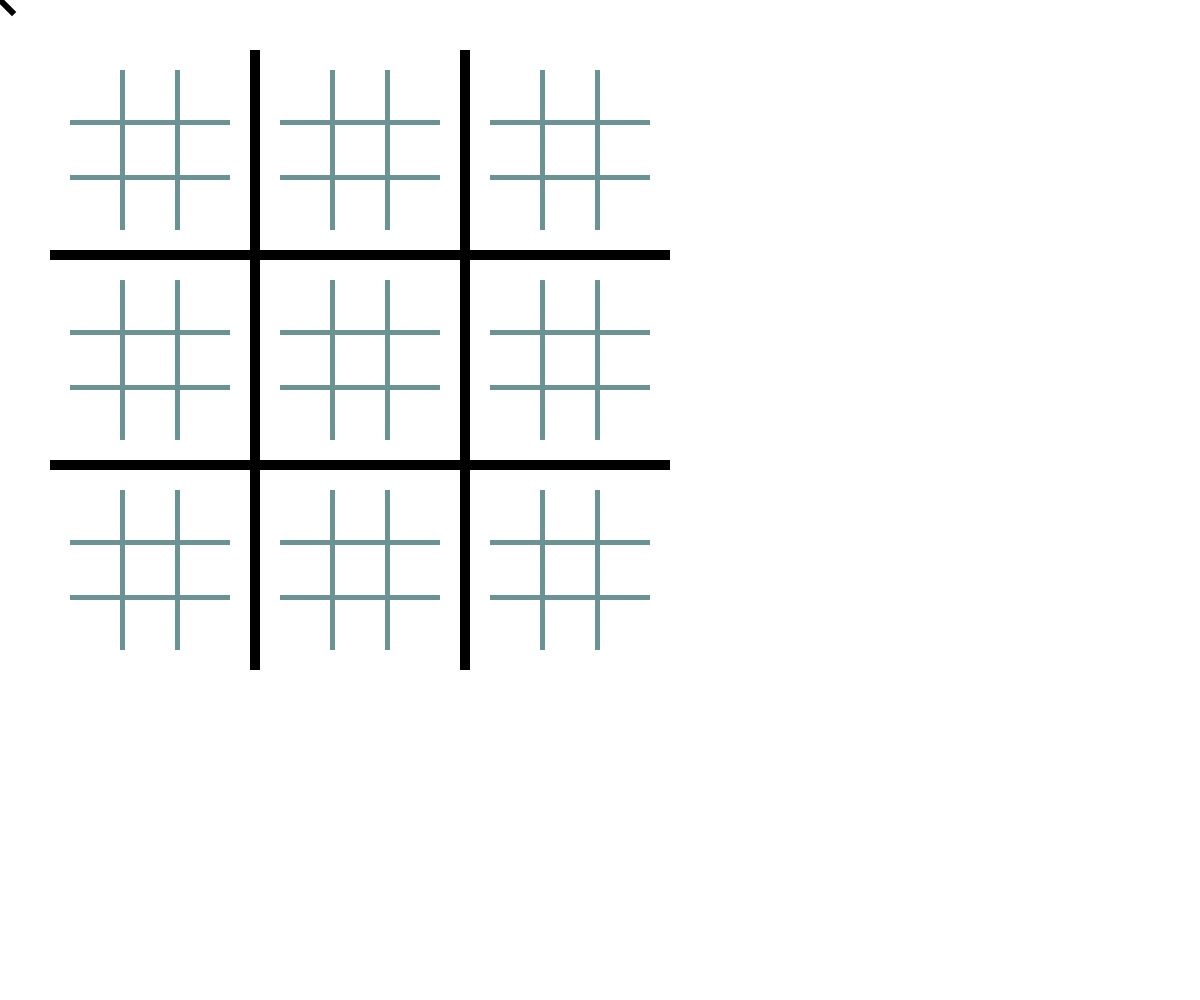
Frame 1 (no input)
Frame 60 (no input): identical to frame 1, image omitted
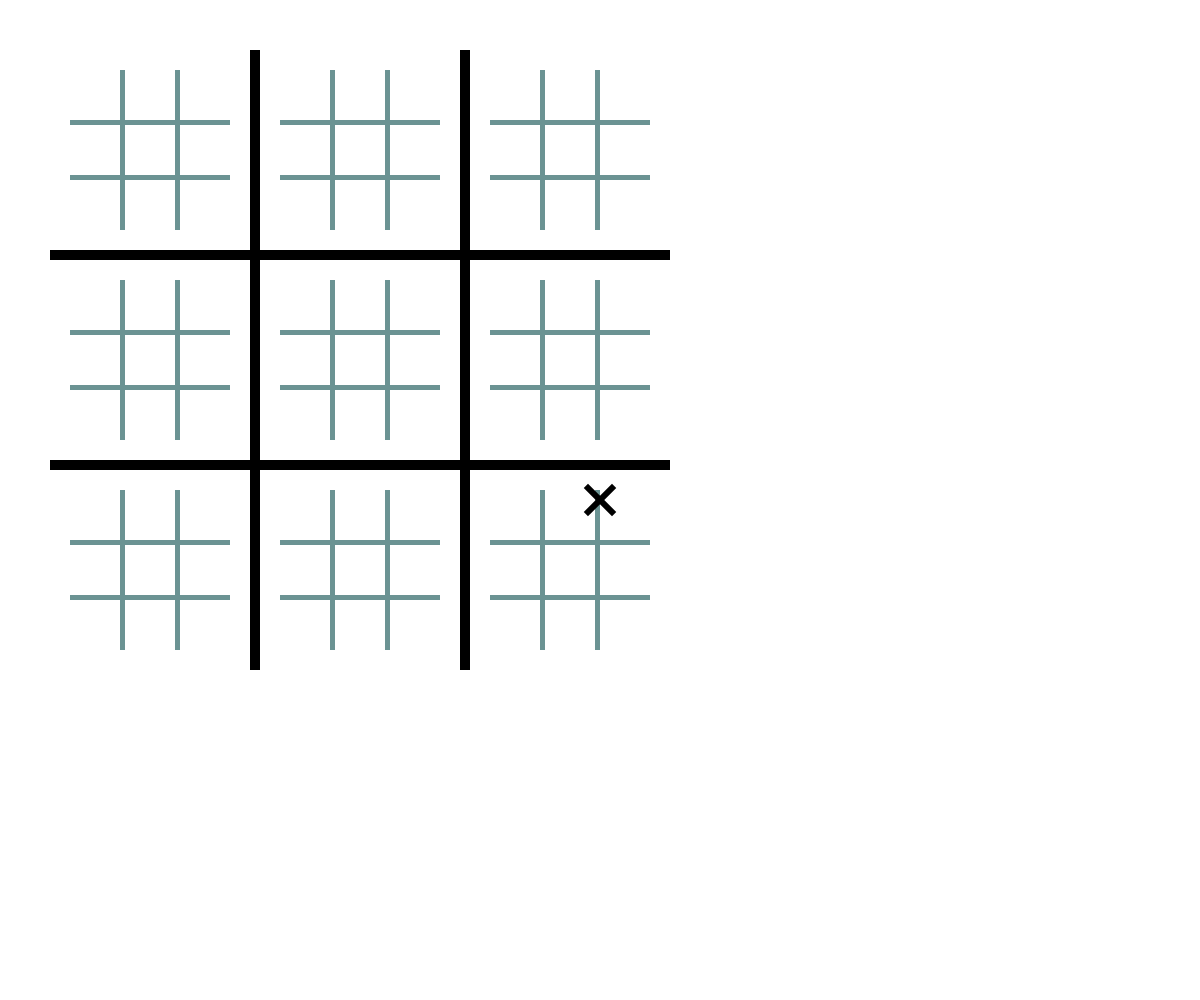
Frame 120 (the mouse pressed at the canvas centre since frame 60)

The p5.js sketch that drew these frames (run headless with seeded random() and noise() and a simulated clock; from frame 60 on, the mouse is pressed at the canvas centre):

// p5.js sketch
// ── sketch.js
var turn = 0;                   //0 is X, 1 is O, 2 is unplayed
var win = 2;                    //0 is X won, 1 is O won, 3 is tie
var drawn = 0;
var boxes = [];
var playable = -1;

function setup() {              //stuff that needs to run at startup
    noCursor();
    frameRate(60);
    createCanvas(windowWidth, windowHeight);
    noStroke();
    fill(0);
    
    for(i = 0; i < 3; i++)
        for(j = 0; j < 3; j++)
            boxes.push(new parentBox(50+210*j, 50+210*i, 3*i+j));
}

function windowResized(){
    resizeCanvas(windowWidth, windowHeight);
}

function mouseClicked(){
    let update = false;         //see if anything changes on mouseclick
    if (playable + 1)
        update = update || boxes[playable].clicked();

    else
        boxes.forEach(box => {update = update || box.clicked()});

    if(win != 2){
        
        boxes.forEach(box => {box.reset()});
            
        win = 2;
        turn = 0;
        drawn = 0;
        playable = -1;
    }
    if (update){            //test for win
        win = 3;            //assume the game is drawn

        boxes.forEach(box => {
            if(box.value == 2)
                win = 2;    //not a draw
        });

        for (i = 0; i < 3; i++){
            if (abs(boxes[3*i].winTest() + boxes[3*i+1].winTest() + boxes[3*i+2].winTest()) > 2)
                win = boxes[3*i].value;
            if (abs(boxes[i].winTest() + boxes[i+3].winTest() + boxes[i+6].winTest()) > 2)
                win = boxes[i].value;
        }
        if(abs(boxes[0].winTest() + boxes[4].winTest() + boxes[8].winTest()) > 2)
            win = boxes[0].value;
        if(abs(boxes[2].winTest() + boxes[4].winTest() + boxes[6].winTest()) > 2)
            win = boxes[2].value;
        if (drawn == 9)
            win = 3;
    }
    
}
    
function draw() {

    background(255);

    push();
        translate(360,360);
        if (win == 0 || win == 3){  //if there is a winner
            fill(0);
            rotate(QUARTER_PI);
            rect(-30,-320,67,640);
            rect(-320,-30,640,67);
        }
        if(win == 1 || win == 3){
            noFill();
            stroke(0);
            strokeWeight(40);
            ellipse(0,0,426)
        }
    pop();

    if(win != 2){
        return 0;
    }

    rect(250,50,10,620);
    rect(460,50,10,620);
    rect(50,250,620,10);
    rect(50,460,620,10);    

    let hovered = false;
    if (playable + 1){
        hovered = boxes[playable].hover();
        boxes[playable].outlined();
    }
    else
        boxes.forEach(box => {hovered = hovered || box.hover()});

    boxes.forEach(box => {box.show()})
    
    if(!hovered){
        push();
            translate(mouseX,mouseY);
            if (!turn){
                rotate(QUARTER_PI);
                rect(-3,-20,6,40);
                rect(-20,-3,40,6);
            }
            else{
                noFill();
                stroke(0);
                strokeWeight(8);
                ellipse(0,0,30)
                }
        pop();
    }
}
// ── childBox.js
function childBox(posx,posy,index){
	this.posx = posx;
	this.posy = posy;
	this.index = index;
	this.value = 2;
	
	this.valueSet = function(value){
		this.value = value;
	}
	this.winTest = function(){
		if (this.value == 1)
			return 1;
		if (this.value == 0)
			return -1;
		return 0;   
	}
		
	this.show = function(){
		push();
			translate(posx+25,posy+25);
			if (this.value == 0){
				rotate(QUARTER_PI);
				rect(-3,-20,6,40);
				rect(-20,-3,40,6);
				}
			if (this.value == 1){
				noFill();
				stroke(0);
				strokeWeight(8);
				ellipse(0,0,30)
				}
				
			
		pop();
	}
		
			
	
	this.hover = function(){
		if(mouseX>this.posx&&mouseX<this.posx+55&&mouseY>this.posy&&mouseY<this.posy+55&&this.value==2){
			boxes[index].hovered();
			push();
				translate(posx+25,posy+25);
				fill(0);
				if (!turn){
					rotate(QUARTER_PI);
					rect(-3,-20,6,40);
					rect(-20,-3,40,6);
					}
				else{
					noFill();
					stroke(0);
					strokeWeight(8);
					ellipse(0,0,30)
					}
			pop();
			hovered = true;
		}
	}
	this.clicked = function(click){
		if(mouseX>this.posx&&mouseX<this.posx+50&&mouseY>this.posy&&mouseY<this.posy+50&&this.value==2){
			this.value = turn;
			turn = (turn+1)%2;
			playable = this.index;
			return true;
		}
		return false;
	}
	
}

// ── parentBox.js
function parentBox(posx,posy,index){
    this.played = 0;
    this.posx = posx;
    this.posy = posy;
    this.index = index;
    this.value = 2;       //0 is X, 1 is O, 2 is unplayed, 3 is full
    this.boxchildren = [];

    for(y = 0; y < 3; y++)
        for(x = 0; x < 3; x++)
            this.boxchildren.push(new childBox(posx + 55*x + 20, posy + 55*y + 20, 3*y + x));


    this.reset = function(){            //reset all of the children
        this.boxchildren.forEach(child => {
            child.value = 2;
        });
        this.value = 2;                    //and self
    }

    this.winTest = function(){            //used for scoring the game
        if (this.value == 1)            
            return 1;                    //1 if O

        if (this.value == 0)            //-1 if X
            return -1;

        return 0;   
    }
        
    this.show = function(){
        push();
            
            if (this.value == 2){        //if this box is undecided

                this.boxchildren.forEach(child => {
                    child.show();         //draw the squares inside
                });

                translate(posx,posy);            //and the grid
                fill(107, 147, 147);
                rect(70,20,5,160);
                rect(125,20,5,160);
                rect(20,70,160,5);
                rect(20,125,160,5);
            }
                
            translate(posx + 100, posy + 100);          //move to the center of the box

            if (this.value == 0 || this.value == 3){    //decided X or tie
                rotate(QUARTER_PI);
                rect(-10,-80,20,160);
                rect(-80,-10,160,20);
            }

            if (this.value == 1 || this.value == 3){    //decided O or tie
                noFill();
                stroke(0);
                strokeWeight(20);
                ellipse(0,0,142)
            }
        pop();
    }
        
    this.hovered = function(){                          //if the box is hovered, draw a box behind it
        push();
            fill(197, 197, 251);
            rect(posx, posy, 200, 200);
        pop();
    }

    this.outlined = function(){                         //if this is playable box, draw the outline
        push();
            noFill();
            stroke(255, 150, 0);
            strokeWeight(10);
            rect(posx + 5, posy + 5, 190, 190);
        pop();
    }
    
    this.hover = function(){
        let found  = false;                             //v If this box is being hovered
        if(mouseX > this.posx && mouseX < this.posx + 200 && mouseY > this.posy && mouseY < this.posy + 200 && this.value == 2)
            this.boxchildren.forEach(child => {found  = found || child.hover()});       //find which child is being hovered
        
        return found;                                   //return if a child was found
    }

    this.clicked = function(){
        var click = false;
        if(mouseX > this.posx && mouseX < this.posx + 200 && mouseY > this.posy && mouseY < this.posy + 200 && this.value == 2){

            this.boxchildren.forEach(child => {click = click || child.clicked()});      //if box clicked in, find the clicked child

            if (click){                                         //if child found, evaluate for win
                
                this.value = 3;                                      //assume the box is filled

                this.boxchildren.forEach(child => {
                    if(child.value == 2)
                        this.value = 2;                              //if the box isnt filled
                });

                for (x = 0; x < 3; x++){
                    if (abs(this.boxchildren[3*x].winTest() + this.boxchildren[3*x+1].winTest() + this.boxchildren[3*x+2].winTest()) > 2)
                        this.value = this.boxchildren[3*x].value;           //test for 3 in a row
                    if (abs(this.boxchildren[x].winTest() + this.boxchildren[x+3].winTest() + this.boxchildren[x+6].winTest()) > 2)
                        this.value = this.boxchildren[x].value;              //other axis
                }

                if(abs(this.boxchildren[0].winTest() + this.boxchildren[4].winTest() + this.boxchildren[8].winTest()) > 2)
                    this.value = this.boxchildren[0].value;                 //check diagonals
                if(abs(this.boxchildren[2].winTest() + this.boxchildren[4].winTest() + this.boxchildren[6].winTest()) > 2)
                    this.value = this.boxchildren[2].value;
                
                if (boxes[playable].value != 2)
                    playable = -1;                  //play anywhere

                return true;
            }
            return false;
        }
    }
}

// ── xobox.js
function xobox(posx,posy,index){
	this.posx = posx;
	this.posy = posy;
	this.index = index;
	this.value = 2;
	this.parent = true;
	
	
	this.valueSet = function(value){
		this.value = value;
	}
	this.winTest = function(){
		if (this.value == 1)
			return 1;
		else if (this.value == 0)
			return -1;
		return 0;
	}
		
	this.show = function(){
		push();
			translate(posx,posy);
			if (this.value == 2 && this.parent){
				fill(150,180,180);
				rect(70,20,5,160);
				rect(125,20,5,160);
				rect(20,70,160,5);
				rect(20,125,160,5);
				}
			translate(100,100);
			if (this.value == 0){
				rotate(QUARTER_PI);
				rect(-5,-40,10,80);
				rect(-40,-5,80,10);
				}
			if (this.value == 1){
				ellipse(0,0,75);
				fill(255);
				ellipse(0,0,55);
				fill(0);
				}
		pop();
	}
			
	
	this.hover = function(){
		push();
			fill(150,180,180);
			if(mouseX>this.posx&&mouseX<this.posx+200&&mouseY>this.posy&&mouseY<this.posy+200&&this.value==2){
				//rect(posx,posy,200,200);
				translate(posx,posy);
				}
		pop();
		
	}
	this.clicked = function(){
		if(mouseX>this.posx&&mouseX<this.posx+200&&mouseY>this.posy&&mouseY<this.posy+200&&this.value==2){
			this.value = turn;
			turn = (turn+1)%2;
			clicked = true;
			drawn++;
		}
	}
	
}
